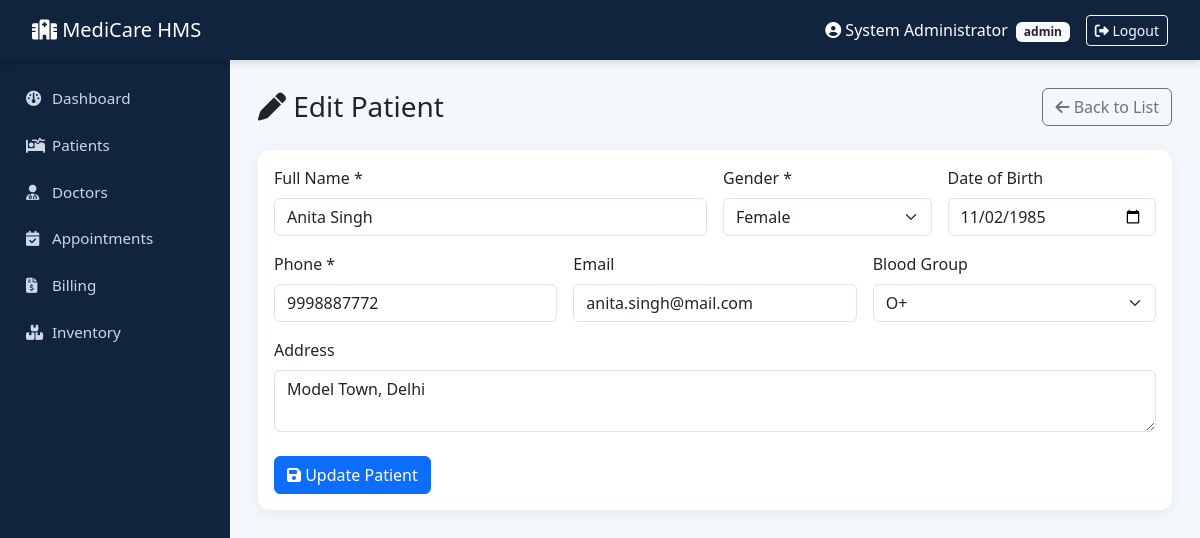
/edit.php?id=2 (signed in), run on the app's committed database.
### tables this page shows
CREATE TABLE patients (
    patient_id INT AUTO_INCREMENT PRIMARY KEY,
    full_name VARCHAR(100) NOT NULL,
    gender ENUM('Male','Female','Other') NOT NULL,
    dob DATE,
    phone VARCHAR(20),
    email VARCHAR(100),
    address VARCHAR(255),
    blood_group VARCHAR(5),
    registered_on TIMESTAMP DEFAULT CURRENT_TIMESTAMP
);

### functions.php (called while the page is built, shortened)
<?php
function clean($value) {
    return htmlspecialchars($value ?? '', ENT_QUOTES, 'UTF-8');
}

### edit.php (the view, shortened to what this page needs)
<?php
require_once __DIR__ . '/../includes/functions.php';
require_once __DIR__ . '/../config/db.php';
$id = (int)($_GET['id'] ?? 0);
$stmt = $pdo->prepare("SELECT * FROM patients WHERE patient_id = ?");
$stmt->execute([$id]);
$patient = $stmt->fetch();
include __DIR__ . '/../includes/header.php';
?>
<div class="d-flex justify-content-between align-items-center mb-4">
    <h3 class="mb-0"><i class="fa-solid fa-pen"></i> Edit Patient</h3>
    <a href="list.php" class="btn btn-outline-secondary"><i class="fa-solid fa-arrow-left"></i> Back to List</a>
</div>
<div class="card">
    <div class="card-body">
        <form method="POST">
            <div class="row g-3">
                <div class="col-md-6">
                    <label class="form-label">Full Name *</label>
                    <input type="text" name="full_name" class="form-control" value="<?php echo clean($patient['full_name']); ?>" required>
                </div>
                <div class="col-md-3">
                    <label class="form-label">Gender *</label>
                    <select name="gender" class="form-select" required>
                        <?php foreach (['Male','Female','Other'] as $g): ?>
                            <option value="<?php echo $g; ?>" <?php echo $patient['gender'] === $g ? 'selected' : ''; ?>><?php echo $g; ?></option>
                        <?php endforeach; ?>
                    </select>
                </div>
                <div class="col-md-3">
                    <label class="form-label">Date of Birth</label>
                    <input type="date" name="dob" class="form-control" value="<?php echo clean($patient['dob']); ?>">
                </div>
                <div class="col-md-4">
                    <label class="form-label">Phone *</label>
                    <input type="text" name="phone" class="form-control" value="<?php echo clean($patient['phone']); ?>" required>
                </div>
                <div class="col-md-4">
                    <label class="form-label">Email</label>
                    <input type="email" name="email" class="form-control" value="<?php echo clean($patient['email']); ?>">
                </div>
                <div class="col-md-4">
                    <label class="form-label">Blood Group</label>
                    <select name="blood_group" class="form-select">
                        <?php foreach (['A+','A-','B+','B-','AB+','AB-','O+','O-'] as $bg): ?>
                            <option value="<?php echo $bg; ?>" <?php echo $patient['blood_group'] === $bg ? 'selected' : ''; ?>><?php echo $bg; ?></option>
                        <?php endforeach; ?>
                    </select>
                </div>
                <div class="col-12">
                    <label class="form-label">Address</label>
                    <textarea name="address" class="form-control" rows="2"><?php echo clean($patient['address']); ?></textarea>
                </div>
            </div>
            <button type="submit" class="btn btn-primary mt-4"><i class="fa-solid fa-floppy-disk"></i> Update Patient</button>
        </form>
    </div>
</div>
<?php include __DIR__ . '/../includes/footer.php'; ?>

### style.css (style rules this page uses)
:root { --primary: #0d6efd; --primary-dark: #0a4bb5; --accent: #14b8a6; --sidebar-bg: #10243e; --sidebar-hover: #163455; --bg-light: #f4f7fb; }
body { background: var(--bg-light); font-family: 'Segoe UI', system-ui, -apple-system, sans-serif; }
.card { border: none; border-radius: 12px; box-shadow: 0 4px 14px rgba(0,0,0,.06); }
.btn-primary { background: var(--primary); border-color: var(--primary); }

### data on the page
patients: full_name "Anita Singh", gender "Female", dob "11/02/1985", phone "9998887772", email "anita.singh@mail.com", blood_group "O+", address "Model Town, Delhi"

### other printed values
$_SESSION['full_name'] "System Administrator"
$_SESSION['role'] "admin"
